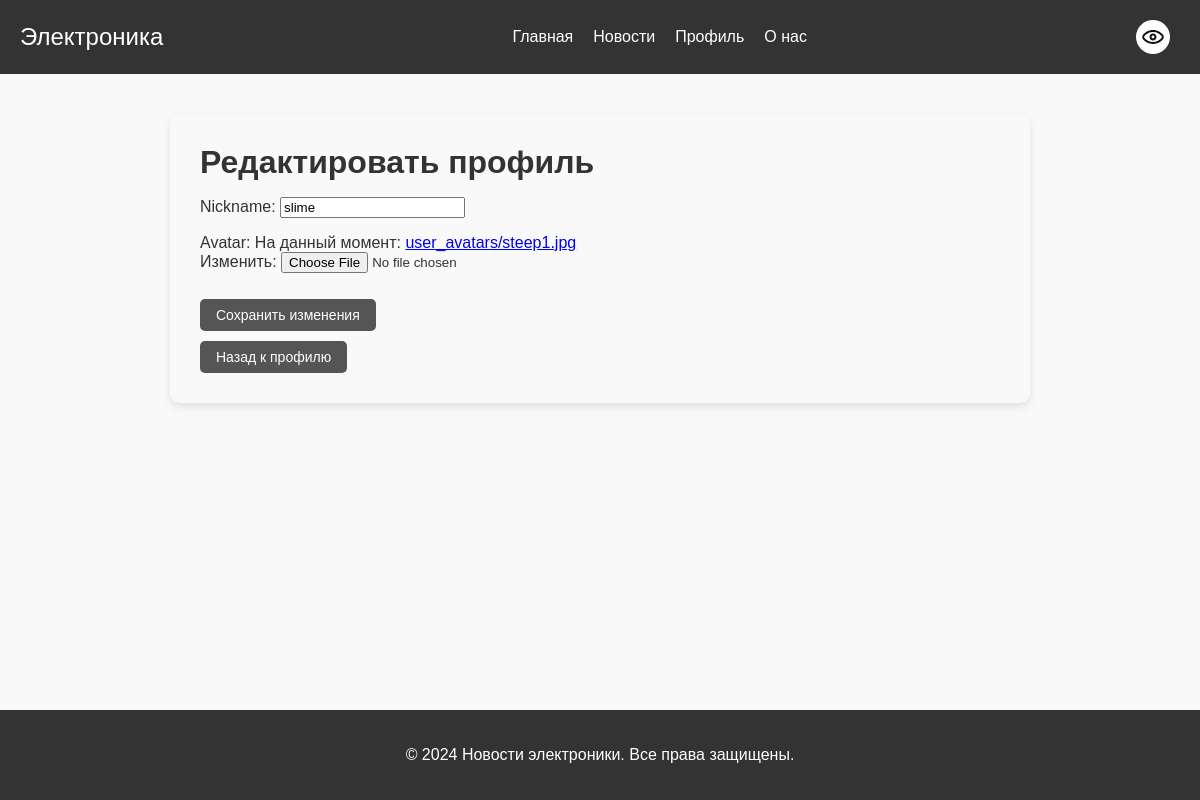
Before: /edit_profile/ (signed in) with the older database file.
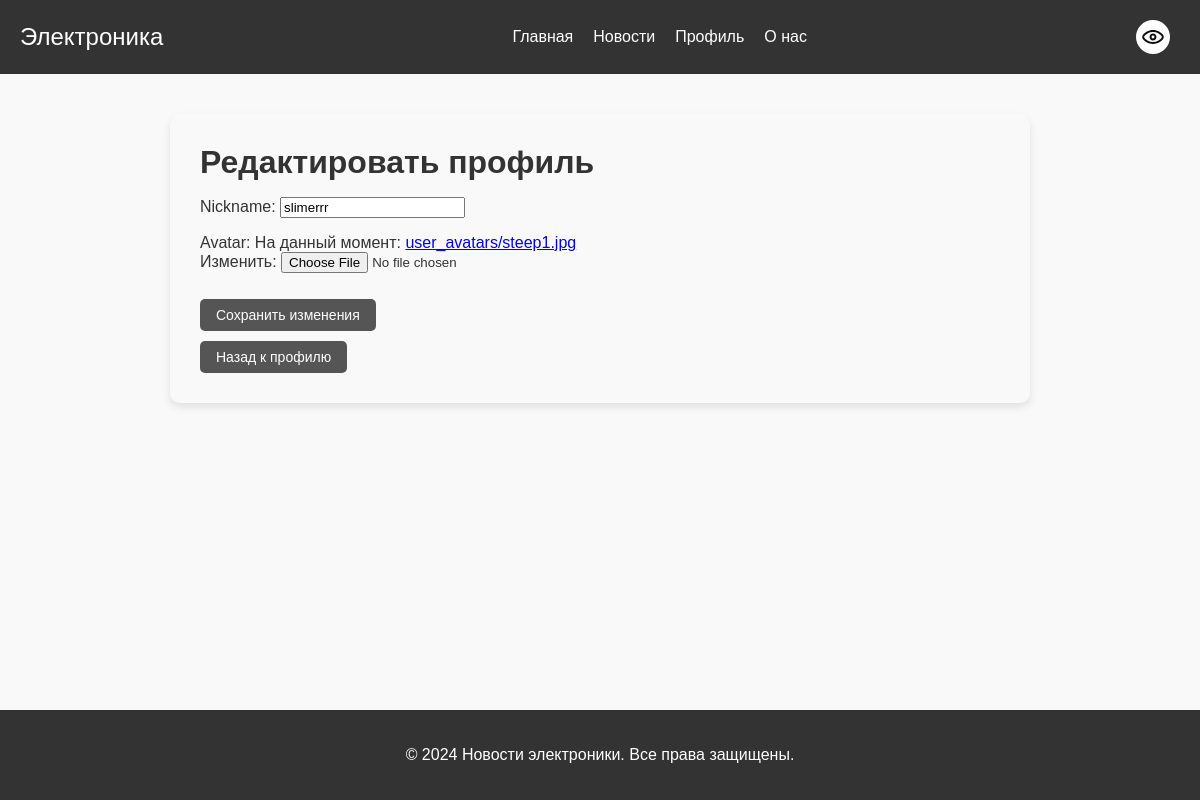
After: the same page with the newer database file.
### news/models.py (models this page shows, shortened)
class UserProfile(AbstractUser):
    username = models.CharField(max_length=20, unique=True, blank=False)
    nickname = models.CharField(max_length=15, blank=False)
    birthdate = models.DateField(blank=False, null=False)
    avatar = models.ImageField(upload_to='user_avatars', default='user_avatars/default-avatar.png')
    email = models.EmailField(unique=True)
    can_publish_content = models.BooleanField(default=True, verbose_name='Может публиковать контент')

### news/views.py (the view)
# urls.py: path('edit_profile/', views.edit_profile, name='edit_profile'),
@login_required
def edit_profile(request):
    if request.method == 'POST':
        edit_profile_form = EditProfileForm(request.POST, request.FILES, instance=request.user)
        if edit_profile_form.is_valid():
            edit_profile_form.save()
            return redirect('profile')
    else:
        edit_profile_form = EditProfileForm(instance=request.user)
    return render(request, 'edit_profile.html', {'edit_profile_form': edit_profile_form})

### news/forms.py
class EditProfileForm(forms.ModelForm):
    class Meta:
        model = UserProfile
        fields = ['nickname', 'avatar']

### news/templates/edit_profile.html (shortened to what this page needs)
{% extends 'base.html' %}
{% load static %}
{% block extra_css %}
<link rel="stylesheet" href="{% static 'css/profile.css' %}">
{% endblock %}
{% block content %}
<div class="profile-container">
    <h2>Редактировать профиль</h2>
    <form method="POST" enctype="multipart/form-data">
        {{ edit_profile_form.as_p }}
        <button type="submit" class="button">Сохранить изменения</button>
    </form>
    <a href="{% url 'profile' %}" class="button">Назад к профилю</a>
</div>
{% endblock %}

Changed rows visible on the page:
changed UserProfile: nickname "slime" → "slimerrr"
